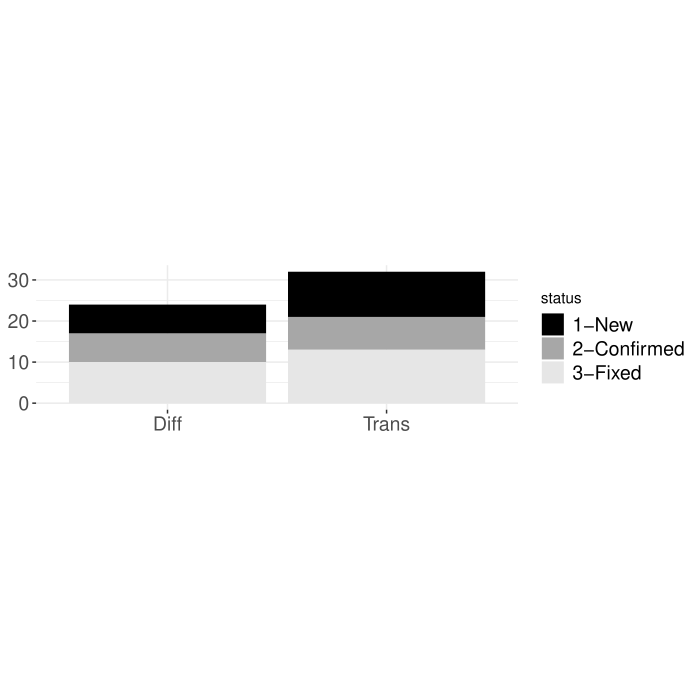

This figure's R source:
library(ggplot2)

table <- read.table("stacked.data", header = TRUE, sep = "", quote = "\"")
counts <- table(table$Status, table$Source)

vector <- c(counts["2-Confirmed","Trans"],
            counts["2-Confirmed","Diff"],
            counts["3-Fixed","Trans"],
            counts["3-Fixed","Diff"],
            counts["1-New","Trans"],
            counts["1-New","Diff"])

df <- data.frame(status=rep(c("2-Confirmed", "3-Fixed", "1-New"), each=2),
                 engine=rep(c("Trans", "Diff"), each=1),
                 number=vector)

ggplot(data=df, aes(x=engine, y=number, fill=status)) +
  geom_bar(stat="identity")  +
  scale_fill_grey(start = 0, end = .9) + 
  theme_bw() +
  theme(axis.text=element_text(size=14), axis.title.x=element_blank(), axis.title.y=element_blank(), legend.text=element_text(size=14), aspect.ratio=0.3, panel.border = element_blank())
